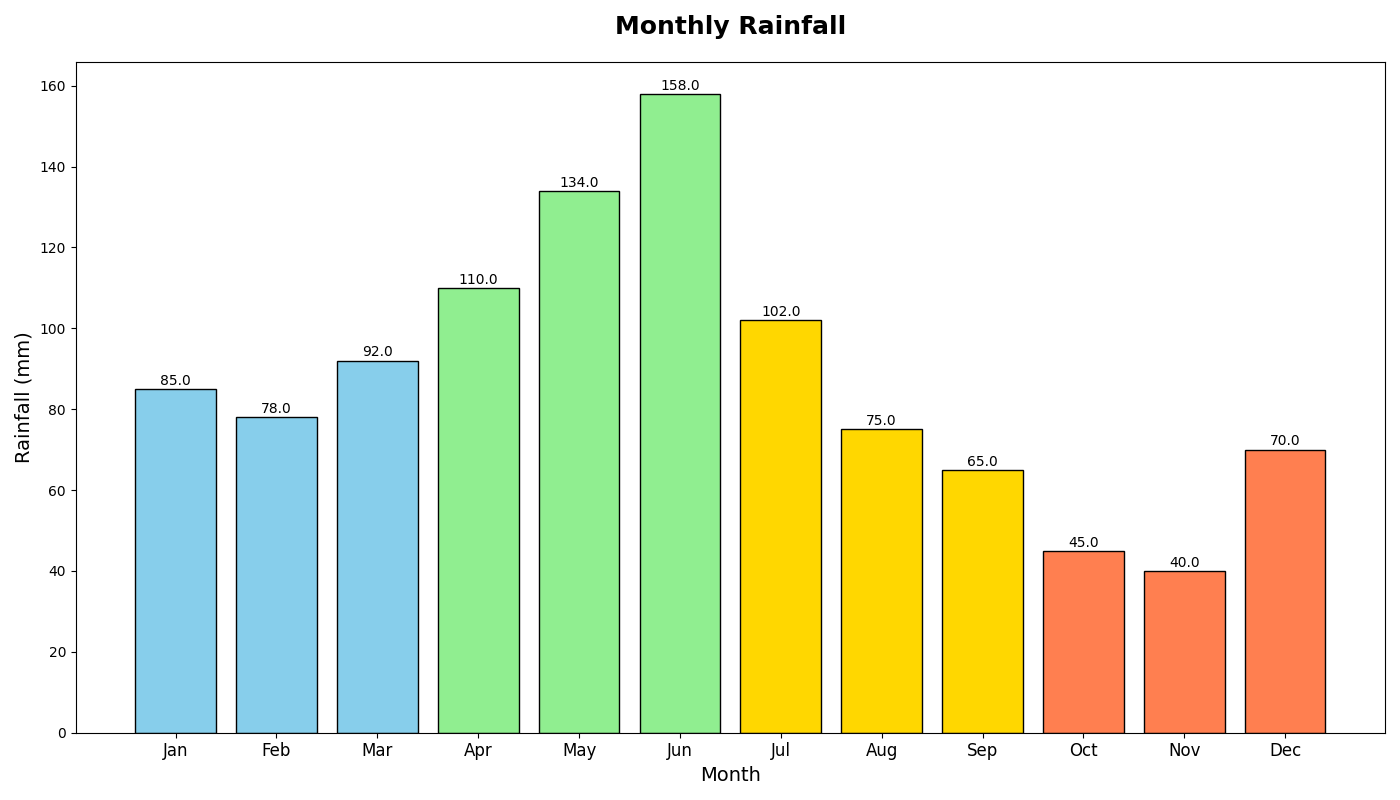

Here is the Python script that generated this plot:
import matplotlib.pyplot as plt
import numpy as np

months = np.arange(1, 13)
rainfall = np.array([85, 78, 92, 110, 134, 158, 102, 75, 65, 45, 40, 70])

season_colors = ['skyblue', 'lightgreen', 'gold', 'coral']

fig, ax = plt.subplots(figsize=(14, 8))

colors = [season_colors[(month - 1) // 3] for month in months]
bars = ax.bar(months, rainfall, color=colors, edgecolor='black')

for bar in bars:
    height = bar.get_height()
    ax.annotate(f'{height:.1f}', xy=(bar.get_x() + bar.get_width() / 2, height), 
                xytext=(0, 3), textcoords='offset points', ha='center', fontsize=10, color='black')

ax.set_title("Monthly Rainfall", fontsize=18, fontweight='bold', pad=20)
ax.set_xlabel("Month", fontsize=14)
ax.set_ylabel("Rainfall (mm)", fontsize=14)

month_labels = ['Jan', 'Feb', 'Mar', 'Apr', 'May', 'Jun', 'Jul', 'Aug', 'Sep', 'Oct', 'Nov', 'Dec']
ax.set_xticks(months)
ax.set_xticklabels(month_labels, fontsize=12)

plt.tight_layout()
plt.show()
